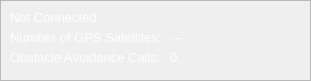
  <widget class="QFrame" name="status_frame">
   <property name="enabled">
    <bool>true</bool>
   </property>
   <property name="geometry">
    <rect>
     <x>10</x>
     <y>300</y>
     <width>311</width>
     <height>81</height>
    </rect>
   </property>
   <property name="frameShape">
    <enum>QFrame::StyledPanel</enum>
   </property>
   <property name="frameShadow">
    <enum>QFrame::Raised</enum>
   </property>
   <widget class="QLabel" name="rover_name">
    <property name="geometry">
     <rect>
      <x>10</x>
      <y>10</y>
      <width>191</width>
      <height>15</height>
     </rect>
    </property>
    <property name="font">
     <font>
      <pointsize>10</pointsize>
     </font>
    </property>
    <property name="text">
     <string>&lt;html&gt;&lt;head/&gt;&lt;body&gt;&lt;p&gt;&lt;span style=&quot; color:#ffffff;&quot;&gt;Not Connected&lt;/span&gt;&lt;/p&gt;&lt;/body&gt;&lt;/html&gt;</string>
    </property>
   </widget>
   <widget class="QLabel" name="gps_numSV_label">
    <property name="geometry">
     <rect>
      <x>170</x>
      <y>30</y>
      <width>120</width>
      <height>16</height>
     </rect>
    </property>
    <property name="font">
     <font>
      <pointsize>10</pointsize>
     </font>
    </property>
    <property name="mouseTracking">
     <bool>true</bool>
    </property>
    <property name="toolTip">
     <string>&lt;html&gt;&lt;head/&gt;&lt;body&gt;&lt;p&gt;Displays the number of GPS Satellites detected by the selected physical rover. Simulated rovers will not display a value here.&lt;/p&gt;&lt;/body&gt;&lt;/html&gt;</string>
    </property>
    <property name="styleSheet">
     <string notr="true">color: rgb(255, 255, 255);</string>
    </property>
    <property name="text">
     <string>&lt;html&gt;&lt;head/&gt;&lt;body&gt;&lt;p&gt;---&lt;/p&gt;&lt;/body&gt;&lt;/html&gt;</string>
    </property>
   </widget>
   <widget class="QLabel" name="label_9">
    <property name="geometry">
     <rect>
      <x>10</x>
      <y>50</y>
      <width>150</width>
      <height>16</height>
     </rect>
    </property>
    <property name="font">
     <font>
      <pointsize>10</pointsize>
     </font>
    </property>
    <property name="text">
     <string>&lt;html&gt;&lt;head/&gt;&lt;body&gt;&lt;p&gt;&lt;span style=&quot; color:#fefefe;&quot;&gt;Obstacle Avoidance Calls:&lt;/span&gt;&lt;/p&gt;&lt;/body&gt;&lt;/html&gt;</string>
    </property>
   </widget>
   <widget class="QLabel" name="perc_of_time_avoiding_obstacles">
    <property name="geometry">
     <rect>
      <x>170</x>
      <y>50</y>
      <width>120</width>
      <height>16</height>
     </rect>
    </property>
    <property name="font">
     <font>
      <pointsize>10</pointsize>
     </font>
    </property>
    <property name="text">
     <string>&lt;html&gt;&lt;head/&gt;&lt;body&gt;&lt;p&gt;&lt;span style=&quot; color:#ffffff;&quot;&gt;0&lt;/span&gt;&lt;/p&gt;&lt;/body&gt;&lt;/html&gt;</string>
    </property>
   </widget>
   <widget class="QLabel" name="gps_numSV_title">
    <property name="geometry">
     <rect>
      <x>10</x>
      <y>30</y>
      <width>150</width>
      <height>16</height>
     </rect>
    </property>
    <property name="font">
     <font>
      <pointsize>10</pointsize>
     </font>
    </property>
    <property name="styleSheet">
     <string notr="true">color: rgb(255, 255, 255);</string>
    </property>
    <property name="text">
     <string>&lt;html&gt;&lt;head/&gt;&lt;body&gt;&lt;p&gt;Number of GPS Satellites:&lt;/p&gt;&lt;/body&gt;&lt;/html&gt;</string>
    </property>
   </widget>
  </widget>
